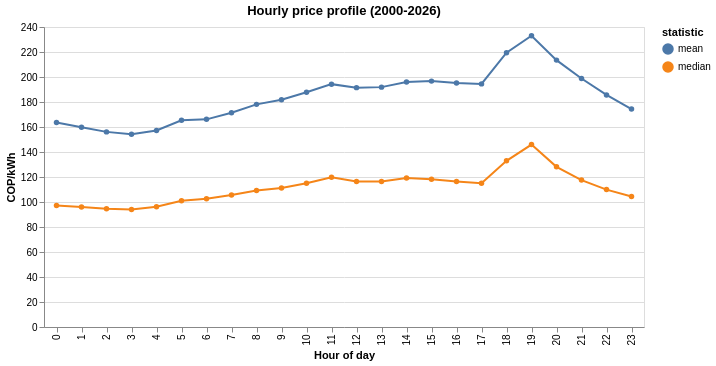

Here is the notebook cell this chart was saved with:
### Markdown cell above
### 4.1 Hourly profile

### Code cell
precio["hour"] = precio["datetime"].dt.hour

hourly_profile = precio.groupby("hour")["precio_cop_kwh"].agg(["mean", "median"]).reset_index()
hourly_profile.columns = ["hour", "mean", "median"]
hourly_long = hourly_profile.melt("hour", var_name="statistic", value_name="price")

alt.Chart(hourly_long).mark_line(point=True).encode(
    x=alt.X("hour:O", title="Hour of day"),
    y=alt.Y("price:Q", title="COP/kWh"),
    color="statistic:N",
).properties(width=600, height=300, title="Hourly price profile (2000-2026)")

### Figure 1 — Vega specification as saved in the notebook (floating-point values rounded to 4 significant figures)
{"$schema": "https://vega.github.io/schema/vega/v5.json", "data": [{"name": "source_0", "values": [{"hour": 0, "statistic": "mean", "price": 163.6}, {"hour": 1, "statistic": "mean", "price": 159.7}, {"hour": 2, "statistic": "mean", "price": 156.1}, {"hour": 3, "statistic": "mean", "price": 154.1}, {"hour": 4, "statistic": "mean", "price": 157.3}, {"hour": 5, "statistic": "mean", "price": 165.3}, {"hour": 6, "statistic": "mean", "price": 166.1}, {"hour": 7, "statistic": "mean", "price": 171.4}, {"hour": 8, "statistic": "mean", "price": 178.1}, {"hour": 9, "statistic": "mean", "price": 181.8}, {"hour": 10, "statistic": "mean", "price": 187.9}, {"hour": 11, "statistic": "mean", "price": 194.3}, {"hour": 12, "statistic": "mean", "price": 191.5}, {"hour": 13, "statistic": "mean", "price": 191.9}, {"hour": 14, "statistic": "mean", "price": 195.9}, {"hour": 15, "statistic": "mean", "price": 196.7}, {"hour": 16, "statistic": "mean", "price": 195.2}, {"hour": 17, "statistic": "mean", "price": 194.5}, {"hour": 18, "statistic": "mean", "price": 219.4}, {"hour": 19, "statistic": "mean", "price": 233.0}, {"hour": 20, "statistic": "mean", "price": 213.5}, {"hour": 21, "statistic": "mean", "price": 198.8}, {"hour": 22, "statistic": "mean", "price": 185.6}, {"hour": 23, "statistic": "mean", "price": 174.4}, {"hour": 0, "statistic": "median", "price": 97.27}, {"hour": 1, "statistic": "median", "price": 96.01}, {"hour": 2, "statistic": "median", "price": 94.63}, {"hour": 3, "statistic": "median", "price": 94.06}, {"hour": 4, "statistic": "median", "price": 96.27}, {"hour": 5, "statistic": "median", "price": 101.0}, {"hour": 6, "statistic": "median", "price": 102.5}, {"hour": 7, "statistic": "median", "price": 105.7}, {"hour": 8, "statistic": "median", "price": 109.1}, {"hour": 9, "statistic": "median", "price": 111.2}, {"hour": 10, "statistic": "median", "price": 115.0}, {"hour": 11, "statistic": "median", "price": 119.9}, {"hour": 12, "statistic": "median", "price": 116.4}, {"hour": 13, "statistic": "median", "price": 116.4}, {"hour": 14, "statistic": "median", "price": 119.2}, {"hour": 15, "statistic": "median", "price": 118.2}, {"hour": 16, "statistic": "median", "price": 116.4}, {"hour": 17, "statistic": "median", "price": 115.0}, {"hour": 18, "statistic": "median", "price": 132.9}, {"hour": 19, "statistic": "median", "price": 145.9}, {"hour": 20, "statistic": "median", "price": 128.1}, {"hour": 21, "statistic": "median", "price": 117.5}, {"hour": 22, "statistic": "median", "price": 109.9}, {"hour": 23, "statistic": "median", "price": 104.4}]}, {"name": "data_0", "values": [{"hour": 0, "price": 163.6, "statistic": "mean"}, {"hour": 1, "price": 159.7, "statistic": "mean"}, {"hour": 2, "price": 156.1, "statistic": "mean"}, {"hour": 3, "price": 154.1, "statistic": "mean"}, {"hour": 4, "price": 157.3, "statistic": "mean"}, {"hour": 5, "price": 165.3, "statistic": "mean"}, {"hour": 6, "price": 166.1, "statistic": "mean"}, {"hour": 7, "price": 171.4, "statistic": "mean"}, {"hour": 8, "price": 178.1, "statistic": "mean"}, {"hour": 9, "price": 181.8, "statistic": "mean"}, {"hour": 10, "price": 187.9, "statistic": "mean"}, {"hour": 11, "price": 194.3, "statistic": "mean"}, {"hour": 12, "price": 191.5, "statistic": "mean"}, {"hour": 13, "price": 191.9, "statistic": "mean"}, {"hour": 14, "price": 195.9, "statistic": "mean"}, {"hour": 15, "price": 196.7, "statistic": "mean"}, {"hour": 16, "price": 195.2, "statistic": "mean"}, {"hour": 17, "price": 194.5, "statistic": "mean"}, {"hour": 18, "price": 219.4, "statistic": "mean"}, {"hour": 19, "price": 233.0, "statistic": "mean"}, {"hour": 20, "price": 213.5, "statistic": "mean"}, {"hour": 21, "price": 198.8, "statistic": "mean"}, {"hour": 22, "price": 185.6, "statistic": "mean"}, {"hour": 23, "price": 174.4, "statistic": "mean"}, {"hour": 0, "price": 97.27, "statistic": "median"}, {"hour": 1, "price": 96.01, "statistic": "median"}, {"hour": 2, "price": 94.63, "statistic": "median"}, {"hour": 3, "price": 94.06, "statistic": "median"}, {"hour": 4, "price": 96.27, "statistic": "median"}, {"hour": 5, "price": 101.0, "statistic": "median"}, {"hour": 6, "price": 102.5, "statistic": "median"}, {"hour": 7, "price": 105.7, "statistic": "median"}, {"hour": 8, "price": 109.1, "statistic": "median"}, {"hour": 9, "price": 111.2, "statistic": "median"}, {"hour": 10, "price": 115.0, "statistic": "median"}, {"hour": 11, "price": 119.9, "statistic": "median"}, {"hour": 12, "price": 116.4, "statistic": "median"}, {"hour": 13, "price": 116.4, "statistic": "median"}, {"hour": 14, "price": 119.2, "statistic": "median"}, {"hour": 15, "price": 118.2, "statistic": "median"}, {"hour": 16, "price": 116.4, "statistic": "median"}, {"hour": 17, "price": 115.0, "statistic": "median"}, {"hour": 18, "price": 132.9, "statistic": "median"}, {"hour": 19, "price": 145.9, "statistic": "median"}, {"hour": 20, "price": 128.1, "statistic": "median"}, {"hour": 21, "price": 117.5, "statistic": "median"}, {"hour": 22, "price": 109.9, "statistic": "median"}, {"hour": 23, "price": 104.4, "statistic": "median"}]}, {"name": "source_0_x_domain_hour_0", "values": [{"hour": 0}, {"hour": 1}, {"hour": 2}, {"hour": 3}, {"hour": 4}, {"hour": 5}, {"hour": 6}, {"hour": 7}, {"hour": 8}, {"hour": 9}, {"hour": 10}, {"hour": 11}, {"hour": 12}, {"hour": 13}, {"hour": 14}, {"hour": 15}, {"hour": 16}, {"hour": 17}, {"hour": 18}, {"hour": 19}, {"hour": 20}, {"hour": 21}, {"hour": 22}, {"hour": 23}]}, {"name": "data_0_x_domain_hour_1", "values": [{"hour": 0}, {"hour": 1}, {"hour": 2}, {"hour": 3}, {"hour": 4}, {"hour": 5}, {"hour": 6}, {"hour": 7}, {"hour": 8}, {"hour": 9}, {"hour": 10}, {"hour": 11}, {"hour": 12}, {"hour": 13}, {"hour": 14}, {"hour": 15}, {"hour": 16}, {"hour": 17}, {"hour": 18}, {"hour": 19}, {"hour": 20}, {"hour": 21}, {"hour": 22}, {"hour": 23}]}, {"name": "source_0_color_domain_statistic_0", "values": [{"statistic": "mean"}, {"statistic": "median"}]}, {"name": "data_0_color_domain_statistic_1", "values": [{"statistic": "mean"}, {"statistic": "median"}]}], "marks": [{"type": "group", "name": "layer_0_pathgroup", "from": {"facet": {"data": "source_0", "name": "faceted_path_layer_0_main", "groupby": ["statistic"]}}, "encode": {"update": {"width": {"field": {"signal": null, "datum": null, "group": "width", "parent": null}}, "height": {"field": {"signal": null, "datum": null, "group": "height", "parent": null}}}}, "marks": [{"type": "line", "name": "layer_0_marks", "from": {"data": "faceted_path_layer_0_main"}, "sort": {"field": "x"}, "encode": {"update": {"y": {"field": "price", "scale": "y"}, "x": {"field": "hour", "scale": "x"}, "defined": {"signal": "isValid(datum[\"price\"]) && isFinite(+datum[\"price\"])"}, "stroke": {"field": "statistic", "scale": "color"}}}, "style": ["line"]}]}, {"type": "symbol", "name": "layer_1_marks", "from": {"data": "data_0"}, "encode": {"update": {"y": {"field": "price", "scale": "y"}, "opacity": {"value": 1}, "fill": {"field": "statistic", "scale": "color"}, "x": {"field": "hour", "scale": "x"}}}, "style": ["point"]}], "scales": [{"name": "x", "type": "point", "domain": {"fields": [{"data": "source_0_x_domain_hour_0", "field": "hour"}, {"data": "data_0_x_domain_hour_1", "field": "hour"}], "sort": true}, "range": [0, {"signal": "width"}], "padding": 0.5}, {"name": "y", "type": "linear", "domain": {"fields": [{"data": "source_0", "field": "price"}, {"data": "data_0", "field": "price"}]}, "range": [{"signal": "height"}, 0], "nice": true, "zero": true}, {"name": "color", "type": "ordinal", "domain": {"fields": [{"data": "source_0_color_domain_statistic_0", "field": "statistic"}, {"data": "data_0_color_domain_statistic_1", "field": "statistic"}], "sort": true}, "range": "category"}], "axes": [{"scale": "y", "domain": false, "ticks": false, "zindex": 0, "labels": false, "gridScale": "x", "tickCount": {"signal": "ceil(height/40)"}, "maxExtent": 0, "minExtent": 0, "grid": true, "orient": "left", "aria": false}, {"scale": "x", "orient": "bottom", "title": "Hour of day", "labelAlign": "right", "labelAngle": 270, "labelBaseline": "middle", "grid": false, "zindex": 0}, {"scale": "y", "orient": "left", "grid": false, "title": "COP/kWh", "labelOverlap": true, "tickCount": {"signal": "ceil(height/40)"}, "zindex": 0}], "title": {"text": "Hourly price profile (2000-2026)", "frame": "group"}, "background": "white", "legends": [{"stroke": "color", "symbolType": "circle", "title": "statistic", "fill": "color", "encode": {"symbols": {"update": {"opacity": {"value": 1}}}}}], "width": 600, "height": 300, "style": "cell", "padding": 5}
